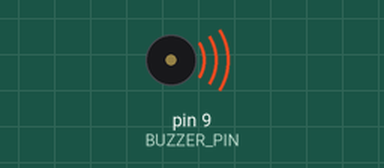
Recording of a sketch running on a simulated Arduino Uno, built with avr-gcc and run on an emulated ATmega328P. Parts: buzzer (waves = sounding).

Above: at 0.16 s.
At 17.59 s:
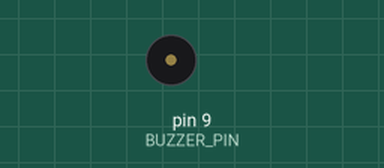
Timing chart, 0 to 18.7 s (numbered marks = the images above):
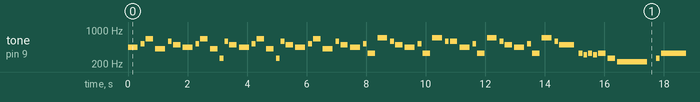

The sketch:

good_omens.ino
```cpp
// (licence header left out)
#include "pitches.h"

#define BUZZER_PIN 9

int melody[] = {
  NOTE_A4, NOTE_C5, NOTE_E5, NOTE_GS4, NOTE_D5, NOTE_B4,
  NOTE_A4, NOTE_C5, NOTE_E5, NOTE_GS4, NOTE_C4, NOTE_D5,
  NOTE_B4,

  NOTE_A4, NOTE_C5, NOTE_E5, NOTE_GS4, NOTE_C4, NOTE_D5,
  NOTE_B4,

  NOTE_A4, NOTE_C5, NOTE_E5, NOTE_GS4, NOTE_D5, NOTE_B4,
  NOTE_A4, NOTE_C5, NOTE_E4, NOTE_F5, NOTE_D5, NOTE_B4,
  NOTE_A4, NOTE_C5, NOTE_E4, NOTE_F5, NOTE_D5, NOTE_D5,
  NOTE_A4, NOTE_C5, NOTE_E4, NOTE_F5, NOTE_D5, NOTE_B4,
  NOTE_A4, NOTE_C5, NOTE_E4, NOTE_F5, NOTE_D5, NOTE_B4,

  NOTE_E4, NOTE_DS4, NOTE_E4, NOTE_DS4, NOTE_E4,
  NOTE_C4, NOTE_A3, NOTE_C4, NOTE_E4,
  NOTE_E4, NOTE_DS4, NOTE_E4, NOTE_DS4, NOTE_E4,
  NOTE_F4, NOTE_C4, NOTE_E4, NOTE_D4,
  NOTE_D4, NOTE_CS4, NOTE_D4, NOTE_CS4, NOTE_D4,
  NOTE_GS3, NOTE_GS3, NOTE_B3, NOTE_D4,
  NOTE_D4, NOTE_CS4, NOTE_D4, NOTE_CS4, NOTE_D4, NOTE_E4,
  NOTE_F4, NOTE_E4, NOTE_D4, NOTE_B3, NOTE_D4, NOTE_C4
};

int durations[] = {
  3, 8, 4, 3, 8, 4,
  3, 8, 4, 4, 8, 8,
  4,

  3, 8, 4, 4, 8, 8,
  4,

  3, 8, 4, 3, 8, 4,
  3, 8, 4, 3, 8, 4,
  3, 8, 4, 3, 8, 4,
  3, 8, 4, 3, 8, 4,
  3, 8, 4, 3, 8, 2,

  8, 8, 8, 8, 4,
  4, 1, 8, 1,
  8, 8, 8, 8, 4,
  3, 8, 4, 1,
  8, 8, 8, 8, 2,
  2, 3, 8, 1,
  8, 8, 8, 8, 8, 8,
  8, 8, 8, 8, 4, 2
};

void setup()
{
  pinMode(BUZZER_PIN, OUTPUT);
}

void loop()
{
  int size = sizeof(durations) / sizeof(int);

  for (int note = 0; note < size; note++) {
    //to calculate the note duration, take one second divided by the note type.
    //e.g. quarter note = 1000 / 4, eighth note = 1000/8, etc.
    int duration = 1000 / durations[note];
    tone(BUZZER_PIN, melody[note], duration);

    //to distinguish the notes, set a minimum time between them.
    //the note's duration + 30% seems to work well:
    int pauseBetweenNotes = duration * 1.30;
    delay(pauseBetweenNotes);

    //stop the tone playing:
    noTone(BUZZER_PIN);
  }
}
```

Measured:
- by itself, tone on pin 9 (BUZZER_PIN): plays 440 Hz for 0.33 s, 523 Hz for 0.13 s, 659 Hz for 0.25 s, 415 Hz for 0.33 s, 587 Hz for 0.13 s, 494 Hz for 0.25 s … (406 notes in this stretch)
